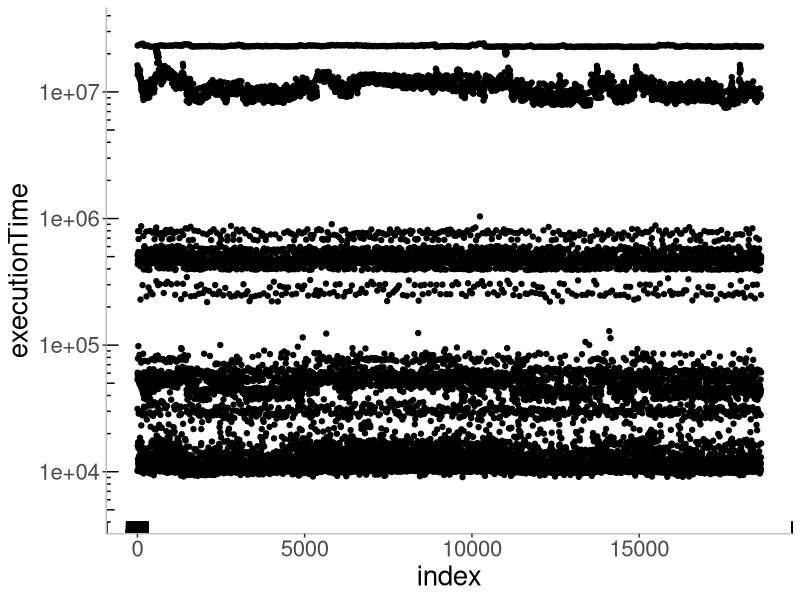
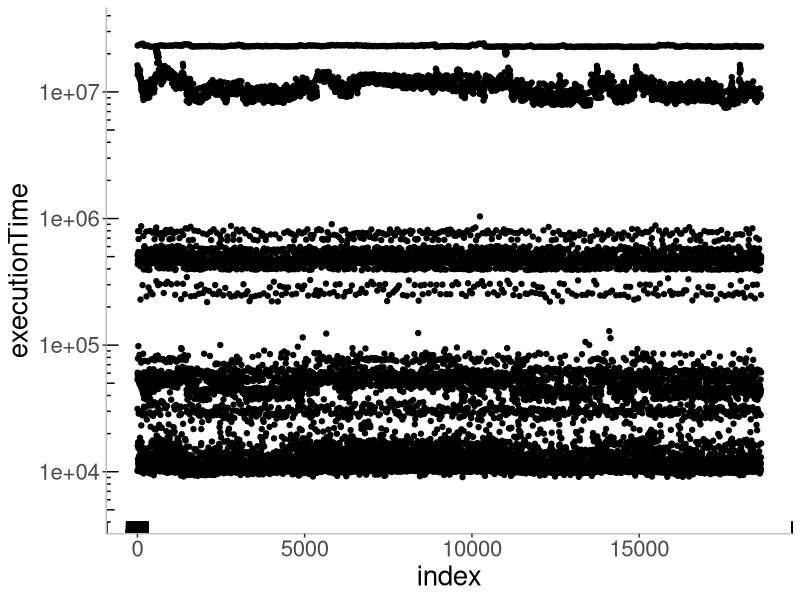
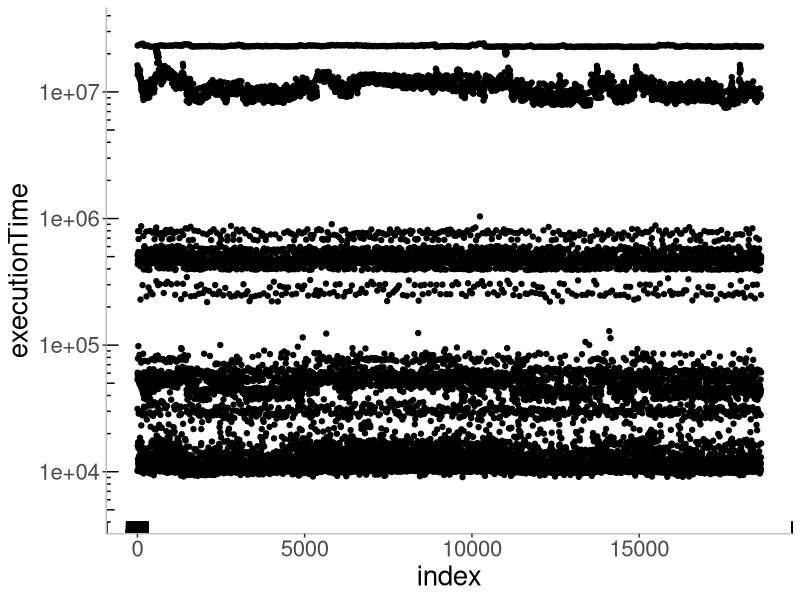

The R script that drew these images, in order:
library(ggplot2)

fontSize = 20


dataFrame <- read.csv("input/videoStateTimesTest.csv")

chainLength <- length(dataFrame$executionTime)
dataFrame$index = seq(1, chainLength)

ggplot(dataFrame, aes(x=index, y=executionTime)) +
  geom_point() + theme(text = element_text(size = fontSize)) + 
  scale_y_log10(limits = c(5000,30000000)) + annotation_logticks() +
  theme(
    # Remove panel border
    #panel.border = element_blank(),  
    # Remove panel grid lines
    panel.grid.major = element_blank(),
    panel.grid.minor = element_blank(),
    # Remove panel background
    panel.background = element_blank(),
    # Add axis line
    axis.line = element_line(colour = "grey")
  )

ggsave("output/VideoExecutionTimeTestSeqLog.png")
ggsave("output/VideoExecutionTimeTestSeqLog.eps")



